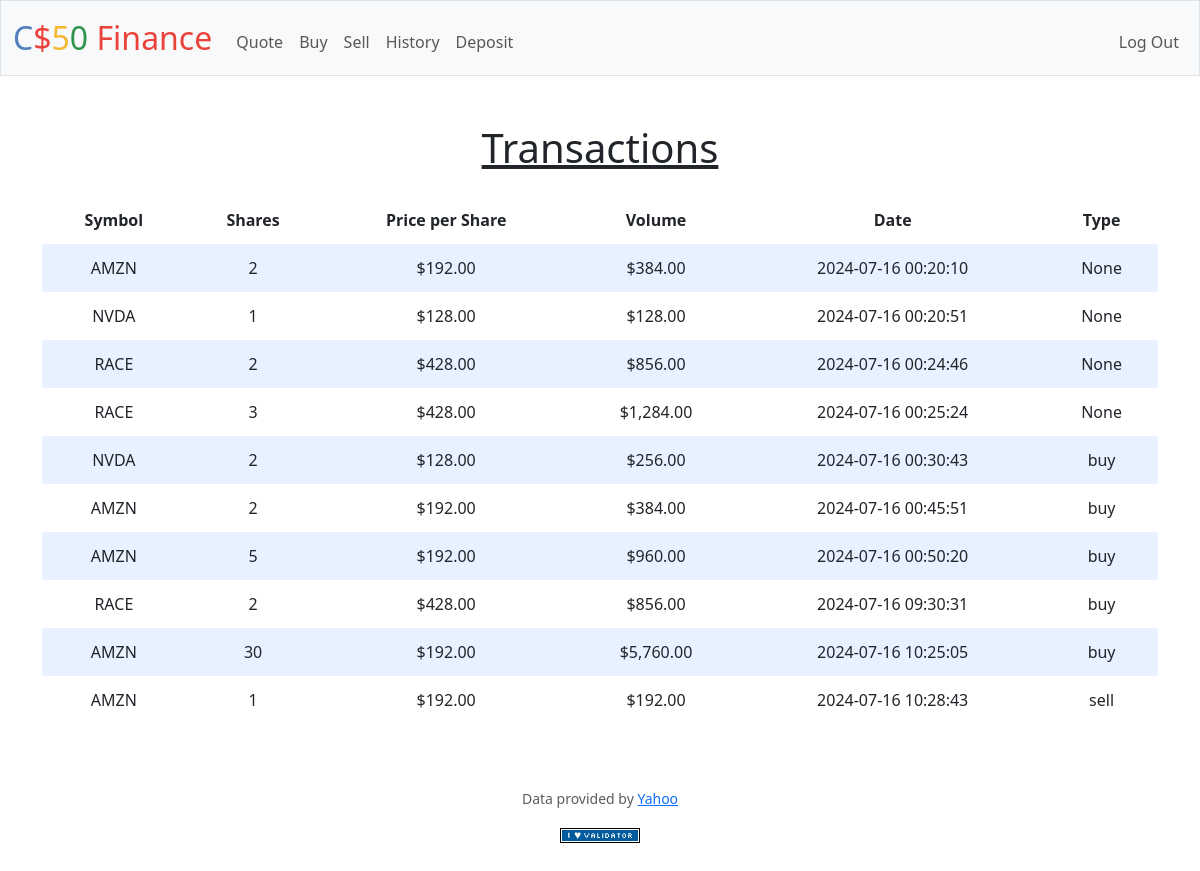
Screenshot of /history (signed in) with the database file from the repository.
### tables this page shows
CREATE TABLE 'transactions' ('transaction_id' INTEGER PRIMARY KEY AUTOINCREMENT NOT NULL, 'user_id' INTEGER NOT NULL, 'symbol' TEXT NOT NULL, 'price_per_share' INTEGER NOT NULL, 'shares' INTEGER NOT NULL, 'total_costs' INTEGER NOT NULL, 'date' TEXT NOT NULL, 'type' TEXT);

### app.py (the view)
@app.route("/history")
@login_required
def history():
    output = db.execute(
        "SELECT * FROM transactions where user_id = ?", session["user_id"]
    )
    for item in output:
        item["price_per_share"] = usd(item["price_per_share"])
        item["total_costs"] = usd(item["total_costs"])
    return render_template("history.html", output=output)

### app.py (called while the page is built)
@app.after_request
def after_request(response):
    response.headers["Cache-Control"] = "no-cache, no-store, must-revalidate"
    response.headers["Expires"] = 0
    response.headers["Pragma"] = "no-cache"
    return response

### helpers.py (called while the page is built)
def login_required(f):
    @wraps(f)
    def decorated_function(*args, **kwargs):
        if session.get("user_id") is None:
            return redirect("/login")
        return f(*args, **kwargs)
    return decorated_function

def usd(value):
    return f"${value:,.2f}"

### templates/history.html (shortened to what this page needs)
{% extends "layout.html" %}
{% block main %}
<h1 class="pb-3 text-decoration-underline">Transactions</h1>
<div class="section text-middle">
    <table>
        <thead>
            <tr>
                <th>Symbol</th>
                <th>Shares</th>
                <th>Price per Share</th>
                <th>Volume</th>
                <th>Date</th>
                <th>Type</th>
            </tr>
        </thead>
        <tbody>
             {% for item in output %}
             <tr>
                <td>{{item["symbol"]}}</td>
                <td>{{item["shares"]}}</td>
                <td>{{item["price_per_share"]}}</td>
                <td>{{item["total_costs"]}}</td>
                <td>{{item["date"]}}</td>
                <td>{{item["type"]}}</td>
             </tr>
             {% endfor %}
        </tbody>
    </table>
</div>
{% endblock %}

### templates/layout.html (shortened to what this page needs)
<!DOCTYPE html>
<html lang="en">
    <head>
        <link href="https://cdn.jsdelivr.net/npm/bootstrap@5.3.3/dist/css/bootstrap.min.css" rel="stylesheet">
        <link href="/static/styles.css" rel="stylesheet">
    </head>
    <body>
        <nav class="bg-light border navbar navbar-expand-md navbar-light">
            <div class="container-fluid">
                <a class="navbar-brand" href="/"><span class="blue">C</span><span class="red">$</span><span class="yellow">5</span><span class="green">0</span> <span class="red">Finance</span></a>
                <div class="collapse navbar-collapse" id="navbar">
                    {% if session["user_id"] %}
                        <ul class="navbar-nav me-auto mt-2">
                            <li class="nav-item"><a class="nav-link" href="/quote">Quote</a></li>
                            <li class="nav-item"><a class="nav-link" href="/buy">Buy</a></li>
                            <li class="nav-item"><a class="nav-link" href="/sell">Sell</a></li>
                            <li class="nav-item"><a class="nav-link" href="/history">History</a></li>
                            <li class="nav-item"><a class="nav-link" href="/deposit">Deposit</a></li>
                        </ul>
                        <ul class="navbar-nav ms-auto mt-2">
                            <li class="nav-item"><a class="nav-link" href="/logout">Log Out</a></li>
                        </ul>
                    {% else %}
                        <ul class="navbar-nav ms-auto mt-2">
                            <li class="nav-item"><a class="nav-link" href="/register">Register</a></li>
                            <li class="nav-item"><a class="nav-link" href="/login">Log In</a></li>
                        </ul>
                    {% endif %}
                </div>
            </div>
        </nav>
        <main class="container py-5 text-center">
            {% block main %}{% endblock %}
        </main>
        <footer class="mb-5">
            <p class="mb-3 small text-center text-muted">
                Data provided by <a href="https://finance.yahoo.com/">Yahoo</a>
            </p>
            <form action="https://validator.w3.org/check" class="text-center" enctype="multipart/form-data" method="post" target="_blank">
                <input alt="Validate" src="/static/I_heart_validator.png" type="image">
            </form>
        </footer>
    </body>
</html>

### static/styles.css (style rules this page uses)
nav .navbar-brand { font-size: xx-large; }
nav .navbar-brand .blue { color: #537fbe; }
nav .navbar-brand .red { color: #ea433b; }
nav .navbar-brand .yellow { color: #f5b82e; }
nav .navbar-brand .green { color: #2e944b; }
table { background-color: transparent; margin-bottom: 1rem; width: 100%; }
table th, table td { padding: 0.75rem; vertical-align: middle; }
tbody tr:nth-of-type(odd) { background-color: rgb(179, 208, 255, 0.3) }

### rows the page displays
transactions: symbol "AMZN", shares "2", price_per_share "$192.00", total_costs "$384.00", date "2024-07-16 00:20:10", type "None"
transactions: symbol "NVDA", shares "1", price_per_share "$128.00", total_costs "$128.00", date "2024-07-16 00:20:51", type "None"
transactions: symbol "RACE", shares "2", price_per_share "$428.00", total_costs "$856.00", date "2024-07-16 00:24:46", type "None"
transactions: symbol "RACE", shares "3", price_per_share "$428.00", total_costs "$1,284.00", date "2024-07-16 00:25:24", type "None"
transactions: symbol "NVDA", shares "2", price_per_share "$128.00", total_costs "$256.00", date "2024-07-16 00:30:43", type "buy"
transactions: symbol "AMZN", shares "2", price_per_share "$192.00", total_costs "$384.00", date "2024-07-16 00:45:51", type "buy"
transactions: symbol "AMZN", shares "5", price_per_share "$192.00", total_costs "$960.00", date "2024-07-16 00:50:20", type "buy"
transactions: symbol "RACE", shares "2", price_per_share "$428.00", total_costs "$856.00", date "2024-07-16 09:30:31", type "buy"
transactions: symbol "AMZN", shares "30", price_per_share "$192.00", total_costs "$5,760.00", date "2024-07-16 10:25:05", type "buy"
transactions: symbol "AMZN", shares "1", price_per_share "$192.00", total_costs "$192.00", date "2024-07-16 10:28:43", type "sell"
